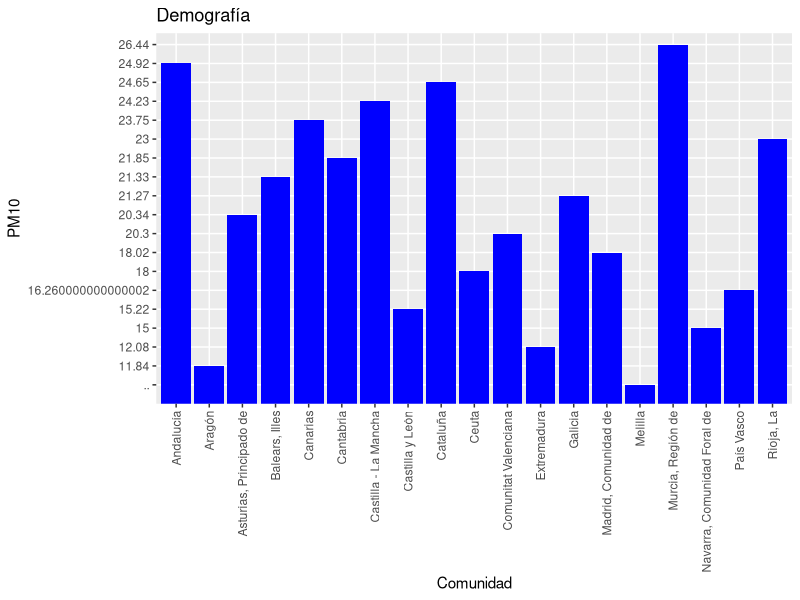
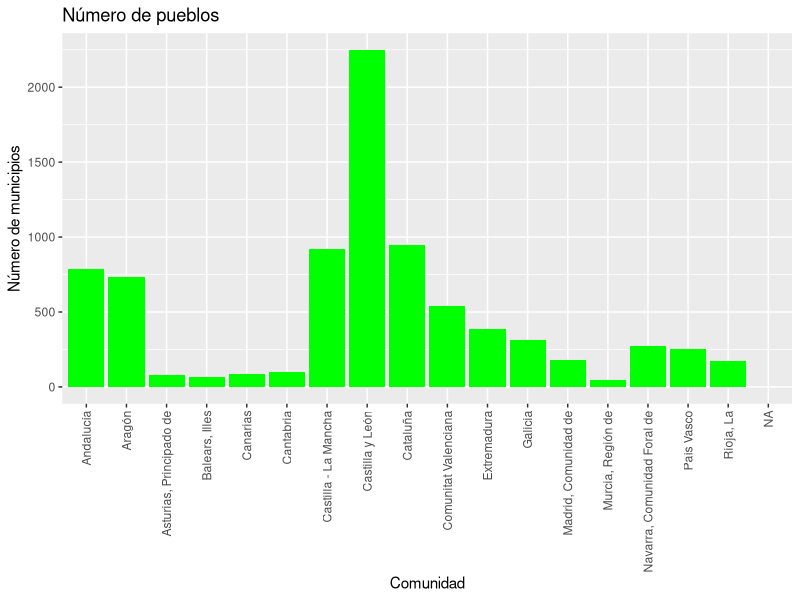
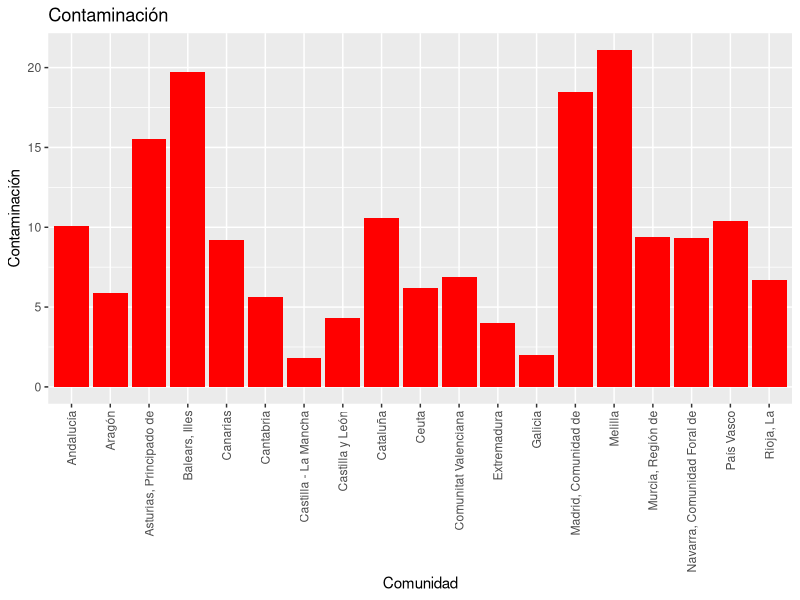
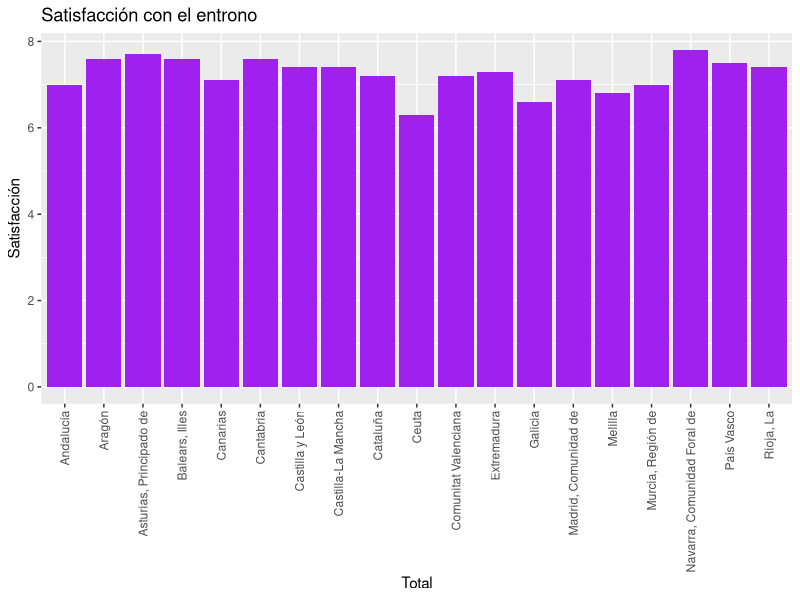
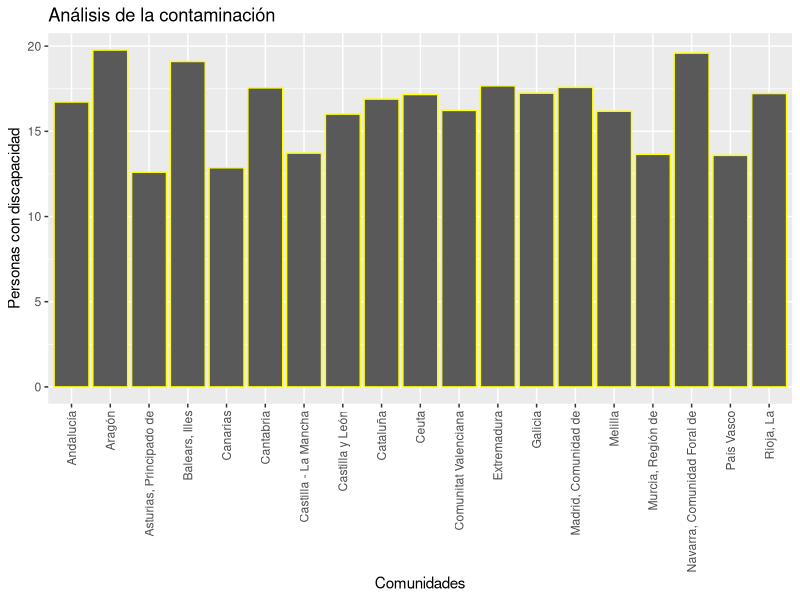
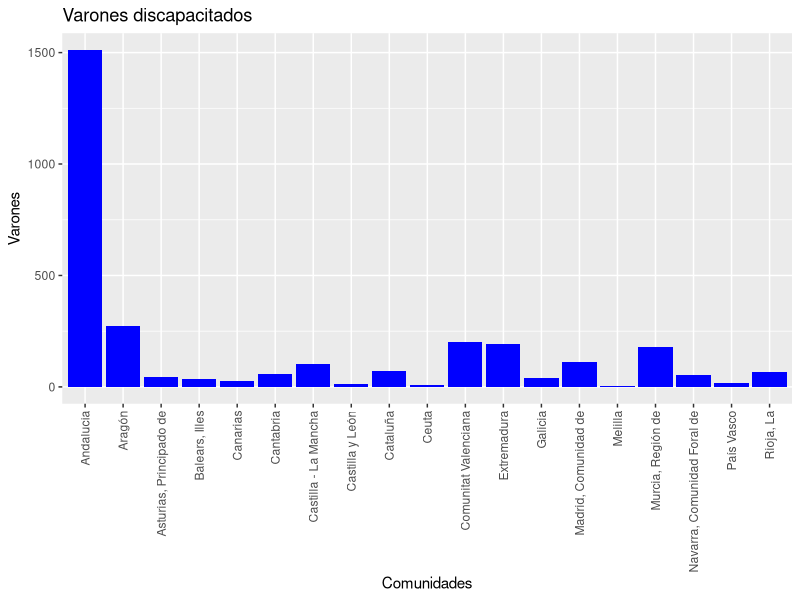
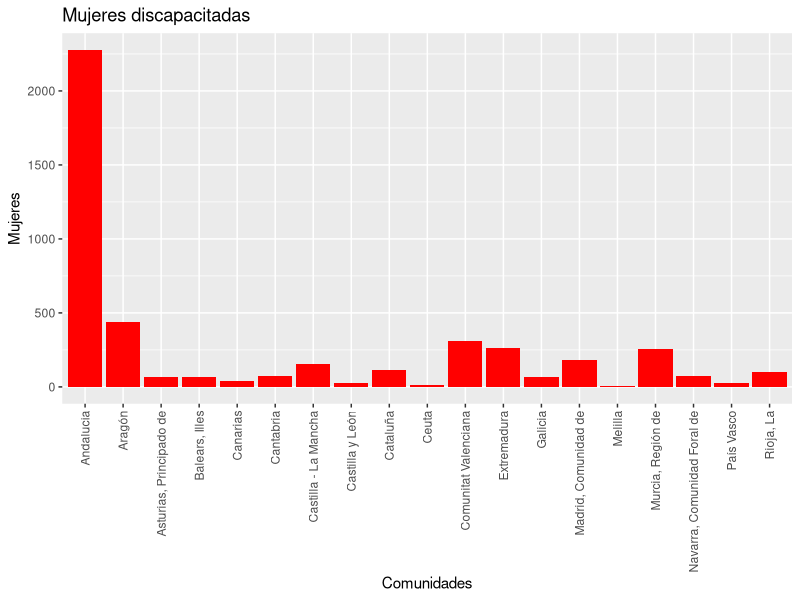
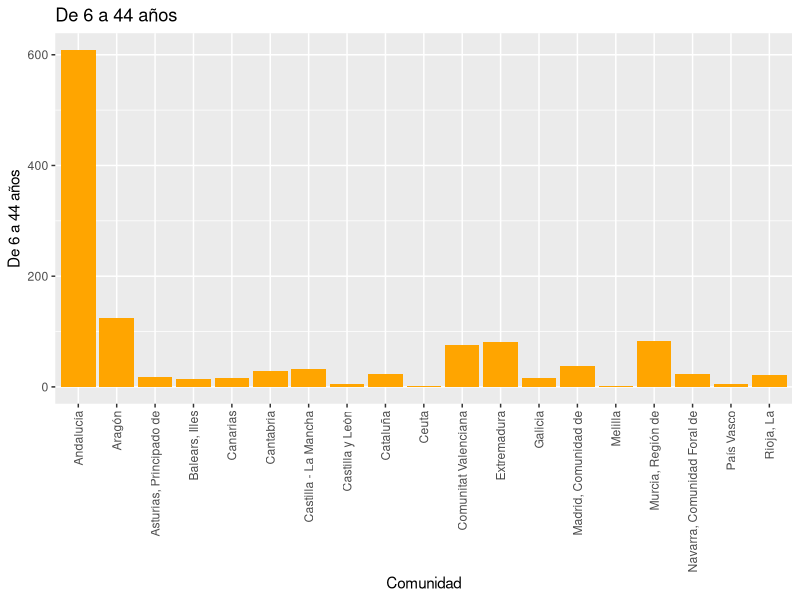

Here is the R script that generated these plots, in order:
## ---- chunk 1

library(readxl)

Demografia <- read_excel("DATA/Demografia.xlsx")

View(Demografia)

## ---- chunk 2
dim(Demografia)

class(Demografia)

## ---- chunk 3
dim(Demografia)

class(Demografia)
## ---- chunk 4
make.names(Demografia)

Demografia$PM10

is.double(Demografia$PM10)

typeof(Demografia$PM10)

Demografia <- dplyr::rename(.data = Demografia, Comunidad = `Total*`)

Demografia
## ---- chunk 5
as.double(Demografia$PM10)

typeof(as.double(Demografia$PM10))
## ---- chunk 6
mean(as.double(Demografia$PM10), na.rm = TRUE) 
## ---- chunk 7
median(as.double(Demografia$PM10), na.rm = TRUE)

## ---- chunk 8
Demografia$Comunidad[Demografia$PM10 == min(as.double(Demografia$PM10), na.rm = TRUE)]
## ---- chunk 9
Demografia$Comunidad[Demografia$PM10 == max(as.double(Demografia$PM10), na.rm = TRUE)]
## ---- chunk 10
summary(as.double(Demografia$PM10), na.rm = TRUE)
## ---- chunk 11
library(tidyverse)
library(ggplot2)

ggplot(data = Demografia, aes(x = `Comunidad`, y = `PM10`)) +  geom_bar(stat="identity", position="stack", fill="blue", show.legend = TRUE) + ggtitle("Demografía")+ theme(axis.text.x = element_text(angle = 90, vjust = 0.5, hjust=1))
## ---- chunk 12
library(readxl)

Pueblos <- read_excel("DATA/Pueblos.xlsx")

View(Pueblos)

dim(Pueblos)

class(Pueblos)
## ---- chunk 13
Pueblos <- dplyr::rename(.data = Pueblos, Comunidad = `Comunidades Autónomas`)

Pueblos

make.names(Pueblos)

Pueblos[,2]

typeof(Pueblos$`Número de municipios`)

typeof(Pueblos$`Número de municipios`)

summary(as.integer(Pueblos$`Número de municipios`), na.rm = TRUE)

ggplot(data = Pueblos, aes(x = `Comunidad`, y = `Número de municipios`)) +  geom_bar(stat="identity", position="stack", fill="green", show.legend = TRUE) + ggtitle("Número de pueblos")+ theme(axis.text.x = element_text(angle = 90, vjust = 0.5, hjust=1))
## ---- chunk 14
DemPueblos <- full_join(x = Demografia, y = Pueblos, by = c("Comunidad"))

DemPueblos
## ---- chunk 15
library(readxl)

Contaminacion <- read_excel("DATA/Contaminacion.xlsx")

View(Contaminacion)
## ---- chunk 16

dim(Contaminacion)

class(Contaminacion)
## ---- chunk 17

make.names(Contaminacion)

Contaminacion$`Contaminación`

is.double(Contaminacion$`Contaminación`)
## ---- chunk 18
mean(as.double(Contaminacion$`Contaminación`), na.rm = TRUE) 
## ---- chunk 19
median(as.double(Contaminacion$`Contaminación`), na.rm = TRUE)

## ---- chunk 20
Contaminacion$`Comunidad`[Contaminacion$`Contaminación` == min(as.double(Contaminacion$`Contaminación`), na.rm = TRUE)]
## ---- chunk 21
Contaminacion$`Comunidad`[Contaminacion$`Contaminación` == max(as.double(Contaminacion$`Contaminación`), na.rm = TRUE)]
## ---- chunk 22
summary(as.double(Contaminacion$`Contaminación`), na.rm = TRUE)

## ---- chunk 23
Contaminacion$`Contaminación`[Contaminacion$`Comunidad` == "Castilla y León"]

## ---- chunk 24
    Contaminacion$`Contaminación`[Contaminacion$`Comunidad` == "Aragón"]

## ---- chunk 25
    Contaminacion$`Contaminación`[Contaminacion$`Comunidad` == "Murcia, Región de"]

## ---- chunk 26
    Contaminacion$`Contaminación`[Contaminacion$`Comunidad` == "Madrid, Comunidad de"]

## ---- chunk 27
ggplot(data = Contaminacion, aes(x = `Comunidad`, y = `Contaminación`)) +  geom_bar(stat="identity", position="stack", fill="red", show.legend = TRUE) + ggtitle("Contaminación") + theme(axis.text.x = element_text(angle = 90, vjust = 0.5, hjust=1))
## ---- chunk 28
library(readxl)

Satisfacción_con_el_entorno <- read_excel("DATA/Satisfaccion.xlsx")

View(Satisfacción_con_el_entorno)
## ---- chunk 29

dim(Satisfacción_con_el_entorno)

class(Satisfacción_con_el_entorno)
## ---- chunk 30
make.names(Satisfacción_con_el_entorno)

Satisfacción_con_el_entorno$Satisfacción

is.double(Satisfacción_con_el_entorno$Satisfacción)

typeof(Satisfacción_con_el_entorno$Satisfacción)
## ---- chunk 31
mean(as.double(Satisfacción_con_el_entorno$Satisfacción), na.rm = TRUE)

## ---- chunk 32
median(as.double(Satisfacción_con_el_entorno$Satisfacción), na.rm = TRUE) 
## ---- chunk 33
Satisfacción_con_el_entorno$`Total`[Satisfacción_con_el_entorno$Satisfacción == min(as.double(Satisfacción_con_el_entorno$Satisfacción), na.rm = TRUE)]

## ---- chunk 34
Satisfacción_con_el_entorno$`Total`[Satisfacción_con_el_entorno$Satisfacción == max(as.double(Satisfacción_con_el_entorno$Satisfacción), na.rm = TRUE)]

## ---- chunk 35
summary(as.double(Satisfacción_con_el_entorno$Satisfacción), na.rm = TRUE)

## ---- chunk 36
    Satisfacción_con_el_entorno$`Satisfacción`[Satisfacción_con_el_entorno$`Total` == "Castilla y León"]
## ---- chunk 37
    Satisfacción_con_el_entorno$`Satisfacción`[Satisfacción_con_el_entorno$`Total` == "Aragón"]
## ---- chunk 38
    Satisfacción_con_el_entorno$`Satisfacción`[Satisfacción_con_el_entorno$`Total` == "Murcia, Región de"]
## ---- chunk 39
    Satisfacción_con_el_entorno$`Satisfacción`[Satisfacción_con_el_entorno$`Total` == "Madrid, Comunidad de"]
## ---- chunk 40
library(tidyverse)
ggplot(data = Satisfacción_con_el_entorno, aes(x = `Total`, y = `Satisfacción`)) +  geom_bar(stat="identity", position="stack", fill="purple") + ggtitle("Satisfacción con el entrono") + theme(axis.text.x = element_text(angle = 90, vjust = 0.5, hjust=1))
## ---- chunk 41
library(readxl)

Discapacitados <- read_excel("DATA/Proporcion discapacitados.xlsx")

View(Discapacitados)
## ---- chunk 42

dim(Discapacitados)

class(Discapacitados)

## ---- chunk 43

make.names(Discapacitados)

Discapacitados$`Personas con discapacidad`

is.double(Discapacitados$`Personas con discapacidad`)

typeof(Discapacitados$`Personas con discapacidad`)

## ---- chunk 44
mean(Discapacitados$`Personas con discapacidad`, na.rm = TRUE) 

## ---- chunk 45
median(Discapacitados$`Personas con discapacidad`, na.rm = TRUE)

## ---- chunk 46
Discapacitados$`Comunidades`[Discapacitados$`Personas con discapacidad` == min(Discapacitados$`Personas con discapacidad`, na.rm = TRUE)]

## ---- chunk 47
Discapacitados$`Comunidades`[Discapacitados$`Personas con discapacidad` == max(Discapacitados$`Personas con discapacidad`, na.rm = TRUE)]

## ---- chunk 48
summary(Discapacitados$`Personas con discapacidad`, na.rm = TRUE)

## ---- chunk 49
Discapacitados$`Personas con discapacidad`[Discapacitados$`Comunidades`== "Castilla y León"]

## ---- chunk 50
Discapacitados$`Personas con discapacidad`[Discapacitados$`Comunidades`== "Aragón"]

## ---- chunk 51
Discapacitados$`Personas con discapacidad`[Discapacitados$`Comunidades`== "Murcia, Región de"]

## ---- chunk 52
Discapacitados$`Personas con discapacidad`[Discapacitados$`Comunidades`== "Madrid, Comunidad de"]

## ---- chunk 53
library(tidyverse)

ggplot(data = Discapacitados, aes(x = `Comunidades`, y = `Personas con discapacidad`)) +  geom_bar(stat="identity", position="stack", colour="yellow", show.legend = TRUE) + ggtitle("Análisis de la contaminación") + theme(axis.text.x = element_text(angle = 90, vjust = 0.5, hjust=1))
## ---- chunk 54
library(readxl)

DiscSexo <- read_excel("DATA/Discapacidad por sexo.xlsx")

View(DiscSexo)

## ---- chunk 55

dim(DiscSexo)

class(DiscSexo)

## ---- chunk 56

make.names(DiscSexo)

DiscSexo$`Varones`

DiscSexo$`Mujeres`

is.double(DiscSexo$`Varones`)

typeof(DiscSexo$`Varones`)

## ---- chunk 57
mean(DiscSexo$`Varones`, na.rm = TRUE) 

mean(DiscSexo$`Mujeres`, na.rm = TRUE) 

## ---- chunk 58
median(DiscSexo$`Varones`, na.rm = TRUE)

median(DiscSexo$`Mujeres`, na.rm = TRUE)

## ---- chunk 59
DiscSexo$`Comunidades`[DiscSexo$`Varones` == min(DiscSexo$`Varones`, na.rm = TRUE)]

DiscSexo$`Comunidades`[DiscSexo$`Mujeres` == min(DiscSexo$`Mujeres`, na.rm = TRUE)]

## ---- chunk 60
DiscSexo$`Comunidades`[DiscSexo$`Varones` == max(DiscSexo$`Varones`, na.rm = TRUE)]

DiscSexo$`Comunidades`[DiscSexo$`Mujeres` == max(DiscSexo$`Mujeres`, na.rm = TRUE)]

## ---- chunk 61
summary(DiscSexo$`Varones`, na.rm = TRUE)

summary(DiscSexo$`Mujeres`, na.rm = TRUE)

## ---- chunk 62
library(tidyverse)

ggplot(data = DiscSexo, aes(x = `Comunidades`, y = `Varones`)) +  geom_bar(stat="identity", position="stack", fill="blue", show.legend = TRUE) + ggtitle("Varones discapacitados") + theme(axis.text.x = element_text(angle = 90, vjust = 0.5, hjust=1))

ggplot(data = DiscSexo, aes(x = `Comunidades`, y = `Mujeres`)) +  geom_bar(stat="identity", position="stack", fill="red", show.legend = TRUE) + ggtitle("Mujeres discapacitadas") + theme(axis.text.x = element_text(angle = 90, vjust = 0.5, hjust=1))

## ---- chunk 63
library(readxl)

DiscEdad <- read_excel("DATA/Discapacidad por edad.xlsx")

View(DiscEdad)

## ---- chunk 64
dim(DiscEdad)

class(DiscEdad)

## ---- chunk 65
make.names(DiscEdad)

DiscEdad$`De 6 a 44 años`

is.double(DiscEdad$`De 6 a 44 años`)

typeof(DiscEdad$`De 6 a 44 años`)

DiscEdad <- dplyr::rename(.data = DiscEdad, Comunidad =`...1`)

DiscEdad

## ---- chunk 66
summary(DiscEdad, na.rm = TRUE)

## ---- chunk 67
library(tidyverse)

ggplot(data = DiscEdad, aes(x = Comunidad, y = `De 6 a 44 años`)) +  geom_bar(stat="identity", position="stack", fill="orange", show.legend = TRUE) + ggtitle("De 6 a 44 años") + theme(axis.text.x = element_text(angle = 90, vjust = 0.5, hjust=1))

ggplot(data = DiscEdad, aes(x = Comunidad, y = `De 45 a 64 años`)) +  geom_bar(stat="identity", position="stack", fill="blue", show.legend = TRUE) + ggtitle("De 45 a 64 años") + theme(axis.text.x = element_text(angle = 90, vjust = 0.5, hjust=1))

ggplot(data = DiscEdad, aes(x = Comunidad, y = `De 65 a 79 años`)) +  geom_bar(stat="identity", position="stack", fill="yellow", show.legend = TRUE) + ggtitle("De 65 a 79 años") + theme(axis.text.x = element_text(angle = 90, vjust = 0.5, hjust=1))

ggplot(data = DiscEdad, aes(x = Comunidad, y = `De 80 a 84 años`)) +  geom_bar(stat="identity", position="stack", fill="red", show.legend = TRUE) + ggtitle("De 80 a 84 años") + theme(axis.text.x = element_text(angle = 90, vjust = 0.5, hjust=1))

ggplot(data = DiscEdad, aes(x = Comunidad, y = `De 85 a 89 años`)) +  geom_bar(stat="identity", position="stack", fill="pink", show.legend = TRUE) + ggtitle("De 85 a 89 año") + theme(axis.text.x = element_text(angle = 90, vjust = 0.5, hjust=1))

ggplot(data = DiscEdad, aes(x = Comunidad, y = `Más de 90 años`)) +  geom_bar(stat="identity", position="stack", fill="purple", show.legend = TRUE) + ggtitle("Más de 90 años") + theme(axis.text.x = element_text(angle = 90, vjust = 0.5, hjust=1))

## ---- chunk 68
library(readxl)

Discapacidad_y_Autonomia_personal <- read_excel("DATA/Discapacidad y Autonomia personal.xlsx")

View(Discapacidad_y_Autonomia_personal)

## ---- chunk 69
dim(Discapacidad_y_Autonomia_personal)

class(Discapacidad_y_Autonomia_personal)

## ---- chunk 70
make.names(Discapacidad_y_Autonomia_personal)

Discapacidad_y_Autonomia_personal$`Supervivencia a la edad`

is.double(Discapacidad_y_Autonomia_personal$`Supervivencia a la edad`)

typeof(Discapacidad_y_Autonomia_personal$`Supervivencia a la edad`)

## ---- chunk 71
summary(Discapacidad_y_Autonomia_personal, na.rm = TRUE)

## ---- chunk 72
summary(Discapacidad_y_Autonomia_personal$`Supervivencia a la edad`, na.rm = TRUE)

Discapacidad_y_Autonomia_personal$`Comunidad`[Discapacidad_y_Autonomia_personal$`Supervivencia a la edad` == min(Discapacidad_y_Autonomia_personal$`Supervivencia a la edad`, na.rm = TRUE)]

Discapacidad_y_Autonomia_personal$`Comunidad`[Discapacidad_y_Autonomia_personal$`Supervivencia a la edad` == max(Discapacidad_y_Autonomia_personal$`Supervivencia a la edad`, na.rm = TRUE)]

library(tidyverse)
ggplot(data = Discapacidad_y_Autonomia_personal, aes(x = `Comunidad`, y = `Supervivencia a la edad`)) +  geom_bar(stat="identity", position="stack", fill="green") + ggtitle("Esperanza de vida") + theme(axis.text.x = element_text(angle = 90, vjust = 0.5, hjust=1))

## ---- chunk 73
summary(Discapacidad_y_Autonomia_personal$`Tasa de enfermedad crónica`, na.rm = TRUE)

Discapacidad_y_Autonomia_personal$`Comunidad`[Discapacidad_y_Autonomia_personal$`Tasa de enfermedad crónica` == min(Discapacidad_y_Autonomia_personal$`Tasa de enfermedad crónica`, na.rm = TRUE)]

Discapacidad_y_Autonomia_personal$`Comunidad`[Discapacidad_y_Autonomia_personal$`Tasa de enfermedad crónica` == max(Discapacidad_y_Autonomia_personal$`Tasa de enfermedad crónica`, na.rm = TRUE)]

library(tidyverse)
ggplot(data = Discapacidad_y_Autonomia_personal, aes(x = `Comunidad`, y = `Tasa de enfermedad crónica`)) +  geom_bar(stat="identity", position="stack", fill="red") + ggtitle("Tasa de enfermedad crónica") + theme(axis.text.x = element_text(angle = 90, vjust = 0.5, hjust=1))

## ---- chunk 74
summary(Discapacidad_y_Autonomia_personal$`Tasa de mala salud percibida`, na.rm = TRUE)

Discapacidad_y_Autonomia_personal$`Comunidad`[Discapacidad_y_Autonomia_personal$`Tasa de mala salud percibida` == min(Discapacidad_y_Autonomia_personal$`Tasa de mala salud percibida`, na.rm = TRUE)]

Discapacidad_y_Autonomia_personal$`Comunidad`[Discapacidad_y_Autonomia_personal$`Tasa de mala salud percibida` == max(Discapacidad_y_Autonomia_personal$`Tasa de mala salud percibida`, na.rm = TRUE)]

library(tidyverse)
ggplot(data = Discapacidad_y_Autonomia_personal, aes(x = `Comunidad`, y = `Tasa de mala salud percibida`)) +  geom_bar(stat="identity", position="stack", fill="pink") + ggtitle("Tasa de mala salud percibida") + theme(axis.text.x = element_text(angle = 90, vjust = 0.5, hjust=1))

## ---- chunk 75
summary(Discapacidad_y_Autonomia_personal$`Tasa de discapacidad`, na.rm = TRUE)

Discapacidad_y_Autonomia_personal$`Comunidad`[Discapacidad_y_Autonomia_personal$`Tasa de discapacidad` == min(Discapacidad_y_Autonomia_personal$`Tasa de discapacidad`, na.rm = TRUE)]

Discapacidad_y_Autonomia_personal$`Comunidad`[Discapacidad_y_Autonomia_personal$`Tasa de discapacidad` == max(Discapacidad_y_Autonomia_personal$`Tasa de discapacidad`, na.rm = TRUE)]

library(tidyverse)
ggplot(data = Discapacidad_y_Autonomia_personal, aes(x = `Comunidad`, y = `Tasa de discapacidad`)) +  geom_bar(stat="identity", position="stack", fill="orange") + ggtitle("Tasa de discapacidad") + theme(axis.text.x = element_text(angle = 90, vjust = 0.5, hjust=1))

## ---- chunk 76
Discapacitados %>%
  full_join(x = ., y = Discapacidad_y_Autonomia_personal %>%
              select(`Comunidad`, `Tasa de discapacidad`), 
            by = c("Comunidades" = "Comunidad"))
## ---- chunk 77
summary(Discapacidad_y_Autonomia_personal$`Tasa de discapacidad severa`, na.rm = TRUE)

Discapacidad_y_Autonomia_personal$`Comunidad`[Discapacidad_y_Autonomia_personal$`Tasa de discapacidad severa` == min(Discapacidad_y_Autonomia_personal$`Tasa de discapacidad severa`, na.rm = TRUE)]

Discapacidad_y_Autonomia_personal$`Comunidad`[Discapacidad_y_Autonomia_personal$`Tasa de discapacidad severa` == max(Discapacidad_y_Autonomia_personal$`Tasa de discapacidad severa`, na.rm = TRUE)]

library(tidyverse)
ggplot(data = Discapacidad_y_Autonomia_personal, aes(x = `Comunidad`, y = `Tasa de discapacidad severa`)) +  geom_bar(stat="identity", position="stack", fill="grey") + ggtitle("Tasa de discapacidad severa") + theme(axis.text.x = element_text(angle = 90, vjust = 0.5, hjust=1))

## ---- chunk 78
summary(Discapacidad_y_Autonomia_personal$`Tasa de discapacidad de los que necesitan ayudas`, na.rm = TRUE)

Discapacidad_y_Autonomia_personal$`Comunidad`[Discapacidad_y_Autonomia_personal$`Tasa de discapacidad de los que necesitan ayudas` == min(Discapacidad_y_Autonomia_personal$`Tasa de discapacidad de los que necesitan ayudas`, na.rm = TRUE)]

Discapacidad_y_Autonomia_personal$`Comunidad`[Discapacidad_y_Autonomia_personal$`Tasa de discapacidad de los que necesitan ayudas` == max(Discapacidad_y_Autonomia_personal$`Tasa de discapacidad de los que necesitan ayudas`, na.rm = TRUE)]

library(tidyverse)
ggplot(data = Discapacidad_y_Autonomia_personal, aes(x = `Comunidad`, y = `Tasa de discapacidad de los que necesitan ayudas`)) +  geom_bar(stat="identity", position="stack", fill="purple") + ggtitle("Tasa de discapacidad de los que necesitan ayudas") + theme(axis.text.x = element_text(angle = 90, vjust = 0.5, hjust=1))

## ---- chunk 79
Discapacidad_y_Autonomia_personal %>%
  select(`Comunidad`, `Tasa de discapacidad severa`, `Tasa de discapacidad de los que necesitan ayudas`)
## ---- chunk 80
summary(Discapacidad_y_Autonomia_personal$`Tasa de discapacidad para las actividades básicas de la vida diaria`, na.rm = TRUE)

Discapacidad_y_Autonomia_personal$`Comunidad`[Discapacidad_y_Autonomia_personal$`Tasa de discapacidad para las actividades básicas de la vida diaria` == min(Discapacidad_y_Autonomia_personal$`Tasa de discapacidad para las actividades básicas de la vida diaria`, na.rm = TRUE)]

Discapacidad_y_Autonomia_personal$`Comunidad`[Discapacidad_y_Autonomia_personal$`Tasa de discapacidad para las actividades básicas de la vida diaria` == max(Discapacidad_y_Autonomia_personal$`Tasa de discapacidad para las actividades básicas de la vida diaria`, na.rm = TRUE)]

library(tidyverse)
ggplot(data = Discapacidad_y_Autonomia_personal, aes(x = `Comunidad`, y = `Tasa de discapacidad para las actividades básicas de la vida diaria`)) +  geom_bar(stat="identity", position="stack", fill="white") + ggtitle("Tasa de discapacidad para las actividades básicas de la vida diaria") + theme(axis.text.x = element_text(angle = 90, vjust = 0.5, hjust=1))

## ---- chunk 81
summary(Discapacidad_y_Autonomia_personal$`Tasa de discapacidad de movilidad`, na.rm = TRUE)

Discapacidad_y_Autonomia_personal$`Comunidad`[Discapacidad_y_Autonomia_personal$`Tasa de discapacidad de movilidad` == min(Discapacidad_y_Autonomia_personal$`Tasa de discapacidad de movilidad`, na.rm = TRUE)]

Discapacidad_y_Autonomia_personal$`Comunidad`[Discapacidad_y_Autonomia_personal$`Tasa de discapacidad de movilidad` == max(Discapacidad_y_Autonomia_personal$`Tasa de discapacidad de movilidad`, na.rm = TRUE)]

library(tidyverse)
ggplot(data = Discapacidad_y_Autonomia_personal, aes(x = `Comunidad`, y = `Tasa de discapacidad de movilidad`)) +  geom_bar(stat="identity", position="stack", fill="black") + ggtitle("Tasa de discapacidad de movilidad") + theme(axis.text.x = element_text(angle = 90, vjust = 0.5, hjust=1))

## ---- chunk 82
summary(Discapacidad_y_Autonomia_personal$`Tasa de discapacidad de autocuidado`, na.rm = TRUE)

Discapacidad_y_Autonomia_personal$`Comunidad`[Discapacidad_y_Autonomia_personal$`Tasa de discapacidad de autocuidado` == min(Discapacidad_y_Autonomia_personal$`Tasa de discapacidad de autocuidado`, na.rm = TRUE)]

Discapacidad_y_Autonomia_personal$`Comunidad`[Discapacidad_y_Autonomia_personal$`Tasa de discapacidad de autocuidado` == max(Discapacidad_y_Autonomia_personal$`Tasa de discapacidad de autocuidado`, na.rm = TRUE)]

library(tidyverse)
ggplot(data = Discapacidad_y_Autonomia_personal, aes(x = `Comunidad`, y = `Tasa de discapacidad de autocuidado`)) +  geom_bar(stat="identity", position="stack", fill="yellow") + ggtitle("Tasa de discapacidad de autocuidado") + theme(axis.text.x = element_text(angle = 90, vjust = 0.5, hjust=1))

## ---- chunk 83
summary(Discapacidad_y_Autonomia_personal$`Tasa de discapacidad para realizar las tareas del hogar`, na.rm = TRUE)

Discapacidad_y_Autonomia_personal$`Comunidad`[Discapacidad_y_Autonomia_personal$`Tasa de discapacidad para realizar las tareas del hogar` == min(Discapacidad_y_Autonomia_personal$`Tasa de discapacidad para realizar las tareas del hogar`, na.rm = TRUE)]

Discapacidad_y_Autonomia_personal$`Comunidad`[Discapacidad_y_Autonomia_personal$`Tasa de discapacidad para realizar las tareas del hogar` == max(Discapacidad_y_Autonomia_personal$`Tasa de discapacidad para realizar las tareas del hogar`, na.rm = TRUE)]

library(tidyverse)
ggplot(data = Discapacidad_y_Autonomia_personal, aes(x = `Comunidad`, y = `Tasa de discapacidad para realizar las tareas del hogar`)) +  geom_bar(stat="identity", position="stack", fill="green") + ggtitle("Tasa de discapacidad para realizar tareas del hogar") + theme(axis.text.x = element_text(angle = 90, vjust = 0.5, hjust=1))

## ---- chunk 84
summary(Discapacidad_y_Autonomia_personal$`Tasa de discapacidad de visión`, na.rm = TRUE)

Discapacidad_y_Autonomia_personal$`Comunidad`[Discapacidad_y_Autonomia_personal$`Tasa de discapacidad de visión` == min(Discapacidad_y_Autonomia_personal$`Tasa de discapacidad de visión`, na.rm = TRUE)]

Discapacidad_y_Autonomia_personal$`Comunidad`[Discapacidad_y_Autonomia_personal$`Tasa de discapacidad de visión` == max(Discapacidad_y_Autonomia_personal$`Tasa de discapacidad de visión`, na.rm = TRUE)]

library(tidyverse)
ggplot(data = Discapacidad_y_Autonomia_personal, aes(x = `Comunidad`, y = `Tasa de discapacidad de visión`)) +  geom_bar(stat="identity", position="stack", fill="brown") + ggtitle("Tasa de discapacidad de visión") + theme(axis.text.x = element_text(angle = 90, vjust = 0.5, hjust=1))

## ---- chunk 85
summary(Discapacidad_y_Autonomia_personal$`Tasa de discapacidad de audición`, na.rm = TRUE)

Discapacidad_y_Autonomia_personal$`Comunidad`[Discapacidad_y_Autonomia_personal$`Tasa de discapacidad de audición` == min(Discapacidad_y_Autonomia_personal$`Tasa de discapacidad de audición`, na.rm = TRUE)]

Discapacidad_y_Autonomia_personal$`Comunidad`[Discapacidad_y_Autonomia_personal$`Tasa de discapacidad de audición` == max(Discapacidad_y_Autonomia_personal$`Tasa de discapacidad de audición`, na.rm = TRUE)]

library(tidyverse)
ggplot(data = Discapacidad_y_Autonomia_personal, aes(x = `Comunidad`, y = `Tasa de discapacidad de audición`)) +  geom_bar(stat="identity", position="stack", fill="red") + ggtitle("Tasa de discapacidad de audición") + theme(axis.text.x = element_text(angle = 90, vjust = 0.5, hjust=1))

## ---- chunk 86
summary(Discapacidad_y_Autonomia_personal$`Tasa de discapacidad de deficiencias osteoarticulares`, na.rm = TRUE)

Discapacidad_y_Autonomia_personal$`Comunidad`[Discapacidad_y_Autonomia_personal$`Tasa de discapacidad de deficiencias osteoarticulares` == min(Discapacidad_y_Autonomia_personal$`Tasa de discapacidad de deficiencias osteoarticulares`, na.rm = TRUE)]

Discapacidad_y_Autonomia_personal$`Comunidad`[Discapacidad_y_Autonomia_personal$`Tasa de discapacidad de deficiencias osteoarticulares` == max(Discapacidad_y_Autonomia_personal$`Tasa de discapacidad de deficiencias osteoarticulares`, na.rm = TRUE)]

library(tidyverse)
ggplot(data = Discapacidad_y_Autonomia_personal, aes(x = `Comunidad`, y = `Tasa de discapacidad de deficiencias osteoarticulares`)) +  geom_bar(stat="identity", position="stack", fill="blue") + ggtitle("Tasa de discapacidad de deficiencias osteoarticulares") + theme(axis.text.x = element_text(angle = 90, vjust = 0.5, hjust=1))

## ---- chunk 87
library(readxl)

Economia_discapacitados <- read_excel("DATA/Economia discapacitados.xlsx")

View(Economia_discapacitados)

## ---- chunk 88
dim(Economia_discapacitados)

class(Economia_discapacitados)

## ---- chunk 89
summary(Economia_discapacitados, na.rm = TRUE)

## ---- chunk 90
summary(Economia_discapacitados$`Con dificultades para pagar las cosas esenciales`, na.rm = TRUE)

Economia_discapacitados$`Comunidad`[Economia_discapacitados$`Con dificultades para pagar las cosas esenciales` == min(Economia_discapacitados$`Con dificultades para pagar las cosas esenciales`, na.rm = TRUE)]

Economia_discapacitados$`Comunidad`[Economia_discapacitados$`Con dificultades para pagar las cosas esenciales` == max(Economia_discapacitados$`Con dificultades para pagar las cosas esenciales`, na.rm = TRUE)]

library(tidyverse)
ggplot(data = Economia_discapacitados, aes(x = `Comunidad`, y = `Con dificultades para pagar las cosas esenciales`)) +  geom_bar(stat="identity", position="stack", fill="green") + ggtitle("Dificultades de asumir gastos esenciales") + theme(axis.text.x = element_text(angle = 90, vjust = 0.5, hjust=1))

## ---- chunk 91
summary(Economia_discapacitados$`Ingresos limitados`, na.rm = TRUE)

Economia_discapacitados$`Comunidad`[Economia_discapacitados$`Ingresos limitados` == min(Economia_discapacitados$`Ingresos limitados`, na.rm = TRUE)]

Economia_discapacitados$`Comunidad`[Economia_discapacitados$`Ingresos limitados` == max(Economia_discapacitados$`Ingresos limitados`, na.rm = TRUE)]

library(tidyverse)
ggplot(data = Economia_discapacitados, aes(x = `Comunidad`, y = `Ingresos limitados`)) +  geom_bar(stat="identity", position="stack", fill="red") + ggtitle("Ingresos limitados") + theme(axis.text.x = element_text(angle = 90, vjust = 0.5, hjust=1))

## ---- chunk 92
summary(Economia_discapacitados$`Dificultades para gestionar el dinero`, na.rm = TRUE)

Economia_discapacitados$`Comunidad`[Economia_discapacitados$`Dificultades para gestionar el dinero` == min(Economia_discapacitados$`Dificultades para gestionar el dinero`, na.rm = TRUE)]

Economia_discapacitados$`Comunidad`[Economia_discapacitados$`Dificultades para gestionar el dinero` == max(Economia_discapacitados$`Dificultades para gestionar el dinero`, na.rm = TRUE)]

library(tidyverse)
ggplot(data = Economia_discapacitados, aes(x = `Comunidad`, y = `Dificultades para gestionar el dinero`)) +  geom_bar(stat="identity", position="stack", fill="pink")+ ggtitle("Dificultades para gestionar el dinero") + theme(axis.text.x = element_text(angle = 90, vjust = 0.5, hjust=1))


## ---- chunk 93
summary(Economia_discapacitados$`Costes derivados de enfermedad o problema de salud crónico`, na.rm = TRUE)

Economia_discapacitados$`Comunidad`[Economia_discapacitados$`Costes derivados de enfermedad o problema de salud crónico` == min(Economia_discapacitados$`Costes derivados de enfermedad o problema de salud crónico`, na.rm = TRUE)]

Economia_discapacitados$`Comunidad`[Economia_discapacitados$`Costes derivados de enfermedad o problema de salud crónico` == max(Economia_discapacitados$`Costes derivados de enfermedad o problema de salud crónico`, na.rm = TRUE)]

library(tidyverse)
ggplot(data = Economia_discapacitados, aes(x = `Comunidad`, y = `Costes derivados de enfermedad o problema de salud crónico`)) +  geom_bar(stat="identity", position="stack", fill="grey")+ ggtitle("Costes de la enfermedad") + theme(axis.text.x = element_text(angle = 90, vjust = 0.5, hjust=1))

## ---- chunk 94
library(readxl)

Limitaciones_vida_cotidiana <- read_excel("DATA/Limitaciones vida cotidiana.xlsx")

View(Limitaciones_vida_cotidiana)

## ---- chunk 95
dim(Limitaciones_vida_cotidiana)

class(Limitaciones_vida_cotidiana)

## ---- chunk 96
make.names(Limitaciones_vida_cotidiana)

Limitaciones_vida_cotidiana$`Para cocinar`

is.double(Limitaciones_vida_cotidiana$`Para cocinar`)

typeof(Limitaciones_vida_cotidiana$`Para cocinar`)

## ---- chunk 97
summary(Limitaciones_vida_cotidiana, na.rm = TRUE)

Media_cocinar <- mean(Limitaciones_vida_cotidiana$`Para cocinar`, na.rm=TRUE)

Media_cocinar

Media_tfno <- mean(Limitaciones_vida_cotidiana$`Para usar el teléfono`, na.rm=TRUE)

Media_tfno

Media_compras <- mean(Limitaciones_vida_cotidiana$`Para realizar compras`, na.rm=TRUE)

Media_compras

Media_medicamentos <- mean(Limitaciones_vida_cotidiana$`Para administrar los medicamentos`, na.rm=TRUE)

Media_medicamentos 

Media_tareas <- mean(Limitaciones_vida_cotidiana$`Para realizar tareas domésticas`, na.rm=TRUE)

Media_tareas

Media_tramites <- mean(Limitaciones_vida_cotidiana$`Para ocuparse de los trámites administrativos diarios`, na.rm=TRUE)

Media_tramites

Medias <- c(Media_cocinar, Media_tfno, Media_compras, Media_medicamentos, Media_tareas, Media_tramites)

max(Medias, na.rm=TRUE)

Medias[max(Medias, na.rm=TRUE)]

## ---- chunk 98
summary(Limitaciones_vida_cotidiana$`Para cocinar`, na.rm = TRUE)

Limitaciones_vida_cotidiana$`Comunidad`[Limitaciones_vida_cotidiana$`Para cocinar`== min(Limitaciones_vida_cotidiana$`Para cocinar`, na.rm = TRUE)]

Limitaciones_vida_cotidiana$`Comunidad`[Limitaciones_vida_cotidiana$`Para cocinar` == max(Limitaciones_vida_cotidiana$`Para cocinar`, na.rm = TRUE)]

library(tidyverse)
ggplot(data = Limitaciones_vida_cotidiana, aes(x = `Comunidad`, y = `Para cocinar`)) +  geom_bar(stat="identity", position="stack", fill="pink") + ggtitle("Para cocinar") + theme(axis.text.x = element_text(angle = 90, vjust = 0.5, hjust=1))

## ---- chunk 99
summary(Limitaciones_vida_cotidiana$`Para realizar compras`, na.rm = TRUE)

Limitaciones_vida_cotidiana$`Comunidad`[Limitaciones_vida_cotidiana$`Para realizar compras`== min(Limitaciones_vida_cotidiana$`Para realizar compras`, na.rm = TRUE)]

Limitaciones_vida_cotidiana$`Comunidad`[Limitaciones_vida_cotidiana$`Para realizar compras` == max(Limitaciones_vida_cotidiana$`Para realizar compras`, na.rm = TRUE)]

library(tidyverse)
ggplot(data = Limitaciones_vida_cotidiana, aes(x = `Comunidad`, y = `Para realizar compras`)) +  geom_bar(stat="identity", position="stack", fill="green") + ggtitle("Para realizar compras") + theme(axis.text.x = element_text(angle = 90, vjust = 0.5, hjust=1))

## ---- chunk 100
summary(Limitaciones_vida_cotidiana$`Para usar el teléfono`, na.rm = TRUE)

Limitaciones_vida_cotidiana$`Comunidad`[Limitaciones_vida_cotidiana$`Para usar el teléfono`== min(Limitaciones_vida_cotidiana$`Para usar el teléfono`, na.rm = TRUE)]

Limitaciones_vida_cotidiana$`Comunidad`[Limitaciones_vida_cotidiana$`Para usar el teléfono` == max(Limitaciones_vida_cotidiana$`Para usar el teléfono`, na.rm = TRUE)]

library(tidyverse)
ggplot(data = Limitaciones_vida_cotidiana, aes(x = `Comunidad`, y = `Para usar el teléfono`)) +  geom_bar(stat="identity", position="stack", fill="red") + ggtitle("Para usar el teléfono") + theme(axis.text.x = element_text(angle = 90, vjust = 0.5, hjust=1))

## ---- chunk 101
summary(Limitaciones_vida_cotidiana$`Para administrar los medicamentos`, na.rm = TRUE)

Limitaciones_vida_cotidiana$`Comunidad`[Limitaciones_vida_cotidiana$`Para administrar los medicamentos`== min(Limitaciones_vida_cotidiana$`Para administrar los medicamentos`, na.rm = TRUE)]

Limitaciones_vida_cotidiana$`Comunidad`[Limitaciones_vida_cotidiana$`Para administrar los medicamentos` == max(Limitaciones_vida_cotidiana$`Para administrar los medicamentos`, na.rm = TRUE)]

library(tidyverse)
ggplot(data = Limitaciones_vida_cotidiana, aes(x = `Comunidad`, y = `Para administrar los medicamentos`)) +  geom_bar(stat="identity", position="stack", fill="blue") + ggtitle("Para administrar los medicamentos") + theme(axis.text.x = element_text(angle = 90, vjust = 0.5, hjust=1))

## ---- chunk 102
summary(Limitaciones_vida_cotidiana$`Para realizar tareas domésticas`, na.rm = TRUE)

Limitaciones_vida_cotidiana$`Comunidad`[Limitaciones_vida_cotidiana$`Para realizar tareas domésticas`== min(Limitaciones_vida_cotidiana$`Para realizar tareas domésticas`, na.rm = TRUE)]

Limitaciones_vida_cotidiana$`Comunidad`[Limitaciones_vida_cotidiana$`Para realizar tareas domésticas` == max(Limitaciones_vida_cotidiana$`Para realizar tareas domésticas`, na.rm = TRUE)]

library(tidyverse)
ggplot(data = Limitaciones_vida_cotidiana, aes(x = `Comunidad`, y = `Para realizar tareas domésticas`)) +  geom_bar(stat="identity", position="stack", fill="orange") + ggtitle("Para realizar tareas domésticas") + theme(axis.text.x = element_text(angle = 90, vjust = 0.5, hjust=1))

## ---- chunk 103
summary(Limitaciones_vida_cotidiana$`Para ocuparse de los trámites administrativos diarios`, na.rm = TRUE)

Limitaciones_vida_cotidiana$`Comunidad`[Limitaciones_vida_cotidiana$`Para ocuparse de los trámites administrativos diarios`== min(Limitaciones_vida_cotidiana$`Para ocuparse de los trámites administrativos diarios`, na.rm = TRUE)]

Limitaciones_vida_cotidiana$`Comunidad`[Limitaciones_vida_cotidiana$`Para ocuparse de los trámites administrativos diarios` == max(Limitaciones_vida_cotidiana$`Para ocuparse de los trámites administrativos diarios`, na.rm = TRUE)]

library(tidyverse)
ggplot(data = Limitaciones_vida_cotidiana, aes(x = `Comunidad`, y = `Para ocuparse de los trámites administrativos diarios`)) +  geom_bar(stat="identity", position="stack", fill="red") + ggtitle("Para ocuparse de los trámites administrativos diarios") + theme(axis.text.x = element_text(angle = 90, vjust = 0.5, hjust=1))

## ---- chunk 104
library(readxl)
Necesidades_no_satisfechas <- read_excel("DATA/Necesidades_no _satisfechas.xlsx")
View(Necesidades_no_satisfechas)

## ---- chunk 105
dim(Necesidades_no_satisfechas)

class(Necesidades_no_satisfechas)

## ---- chunk 106
make.names(Necesidades_no_satisfechas)

Necesidades_no_satisfechas$Necesidades

is.double(Necesidades_no_satisfechas$Necesidades)

typeof(Necesidades_no_satisfechas$Necesidades)

## ---- chunk 107
mean(as.double(Necesidades_no_satisfechas$Necesidades), na.rm = TRUE) 

## ---- chunk 108
Necesidades_no_satisfechas$`Comunidades`[Necesidades_no_satisfechas$Necesidades == min(as.double(Necesidades_no_satisfechas$Necesidades), na.rm = TRUE)]

## ---- chunk 109
Necesidades_no_satisfechas$`Comunidades`[Necesidades_no_satisfechas$Necesidades == max(as.double(Necesidades_no_satisfechas$Necesidades), na.rm = TRUE)]

## ---- chunk 110
summary(as.double(Necesidades_no_satisfechas$Necesidades), na.rm = TRUE)

## ---- chunk 111
 Necesidades_no_satisfechas$`Necesidades`[Necesidades_no_satisfechas$`Comunidades` == "Castilla y León"]

## ---- chunk 112
Necesidades_no_satisfechas$`Necesidades`[Necesidades_no_satisfechas$`Comunidades` == "Aragón"]

## ---- chunk 113
Necesidades_no_satisfechas$`Necesidades`[Necesidades_no_satisfechas$`Comunidades` == "Murcia, Región de"]

## ---- chunk 114
Necesidades_no_satisfechas$`Necesidades`[Necesidades_no_satisfechas$`Comunidades` == "Madrid, Comunidad de"]

## ---- chunk 115
library(tidyverse)

ggplot(data = Necesidades_no_satisfechas, aes(x = `Comunidades`, y = `Necesidades`)) +  geom_bar(stat="identity", position="stack", fill="purple") + ggtitle("Necesidades no satisfechas") + ggtitle("Necesidades no satisfechas de los discapacitados") + theme(axis.text.x = element_text(angle = 90, vjust = 0.5, hjust=1))
